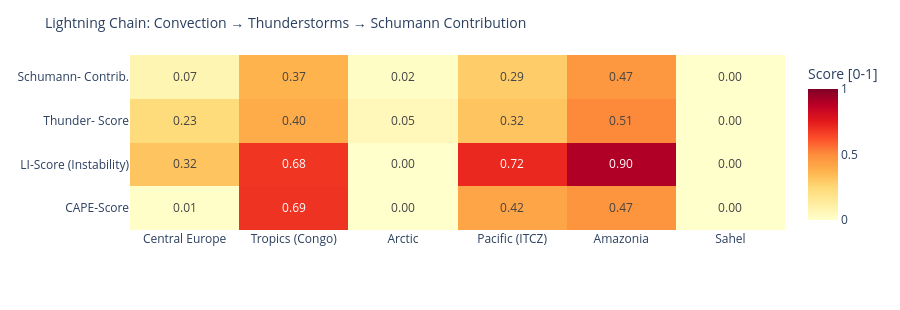

Notebook cell for this chart:
### Code cell
# ============================================================
# LIGHTNING CHAIN: Convection → Thunderstorms → Schumann
# Shows the causal chain per measurement point as heatmap
# ============================================================

def cape_score(v):
    """CAPE → normalized score [0,1]"""
    if v is None or pd.isna(v): return 0.0
    return min(1.0, float(v) / 3000)

def li_score(v):
    """Lifted Index: negative = unstable → score [0,1]"""
    if v is None or pd.isna(v): return 0.3
    return min(1.0, max(0.0, (-float(v) + 6) / 12))

def cloud_score(v):
    if v is None or pd.isna(v): return 0.3
    return float(v) / 100

def thunder_score(row):
    """Kombinierter Gewitterwahrscheinlichkeits-Score
    CAPE + LI + Bedeckung + WMO-Gewitter + konvektiver Niederschlag (showers)
    Hinweis: X-Ray und Kp sind kein Bestandteil – nur geomagn./solarer Kontext.
    """
    cs = cape_score(row.get('cape'))
    ls = li_score(row.get('li'))
    cl = cloud_score(row.get('cloud'))
    t  = 1.0 if row.get('thunderstorm') else 0.0
    # Convective precipitation (showers) as additional indicator
    sh = min(1.0, (row.get('showers') or 0) / 5.0)
    return round(cs * 0.30 + ls * 0.25 + cl * 0.15 + t * 0.20 + sh * 0.10, 3)

def schumann_contribution(t_score, lat):
    """Schumann contribution: higher in tropics (±30°), scaled by thunderstorm score"""
    lat_weight = max(0.3, 1.0 - abs(lat) / 60)
    return round(t_score * lat_weight, 3)

df_atm['cape_score']   = df_atm.apply(lambda r: cape_score(r['cape']), axis=1)
df_atm['li_score']     = df_atm.apply(lambda r: li_score(r['li']),    axis=1)
df_atm['thunder_score']= df_atm.apply(lambda r: thunder_score(r.to_dict()), axis=1)
df_atm['schumann_contribution'] = df_atm.apply(
    lambda r: schumann_contribution(r['thunder_score'], r['lat']), axis=1)

metrics = ['cape_score', 'li_score', 'thunder_score', 'schumann_contribution']
labels  = ['CAPE-Score', 'LI-Score\n(Instability)', 'Thunder-\nScore', 'Schumann-\nContrib.']
z_data  = [df_atm[m].tolist() for m in metrics]

fig = go.Figure(go.Heatmap(
    z=z_data,
    x=df_atm['point'].tolist(),
    y=labels,
    colorscale='YlOrRd',
    zmin=0, zmax=1,
    text=[[f'{v:.2f}' for v in row] for row in z_data],
    texttemplate='%{text}', textfont=dict(size=12),
    colorbar=dict(title='Score [0-1]')
))
fig.update_layout(
    title=dict(text='Lightning Chain: Convection → Thunderstorms → Schumann Contribution', font=dict(size=14)),
    height=310,
    plot_bgcolor='rgba(0,0,0,0)', paper_bgcolor='rgba(0,0,0,0)',
    margin=dict(l=130, r=80, t=55, b=80)
)
fig.show()

### Figure 1 — Plotly figure (JSON) as saved in the notebook; plotly's stock layout.template omitted (floating-point values rounded to 4 significant figures)
{"data": [{"colorbar": {"title": {"text": "Score [0-1]"}}, "colorscale": [[0.0, "rgb(255,255,204)"], [0.125, "rgb(255,237,160)"], [0.25, "rgb(254,217,118)"], [0.375, "rgb(254,178,76)"], [0.5, "rgb(253,141,60)"], [0.625, "rgb(252,78,42)"], [0.75, "rgb(227,26,28)"], [0.875, "rgb(189,0,38)"], [1.0, "rgb(128,0,38)"]], "text": [["0.01", "0.69", "0.00", "0.42", "0.47", "0.00"], ["0.32", "0.68", "0.00", "0.72", "0.90", "0.00"], ["0.23", "0.40", "0.05", "0.32", "0.51", "0.00"], ["0.07", "0.37", "0.02", "0.29", "0.47", "0.00"]], "textfont": {"size": 12}, "texttemplate": "%{text}", "type": "heatmap", "x": ["Central Europe", "Tropics (Congo)", "Arctic", "Pacific (ITCZ)", "Amazonia", "Sahel"], "y": ["CAPE-Score", "LI-Score\n(Instability)", "Thunder-\nScore", "Schumann-\nContrib."], "z": [[0.01, 0.69, 0.0, 0.4167, 0.4733, 0.0], [0.3167, 0.6833, 0.0, 0.7167, 0.9, 0.0], [0.232, 0.4, 0.052, 0.316, 0.508, 0.0], [0.07, 0.373, 0.016, 0.29, 0.466, 0.0]], "zmax": 1, "zmin": 0}], "layout": {"height": 310, "margin": {"b": 80, "l": 130, "r": 80, "t": 55}, "paper_bgcolor": "rgba(0,0,0,0)", "plot_bgcolor": "rgba(0,0,0,0)", "title": {"font": {"size": 14}, "text": "Lightning Chain: Convection → Thunderstorms → Schumann Contribution"}}}
